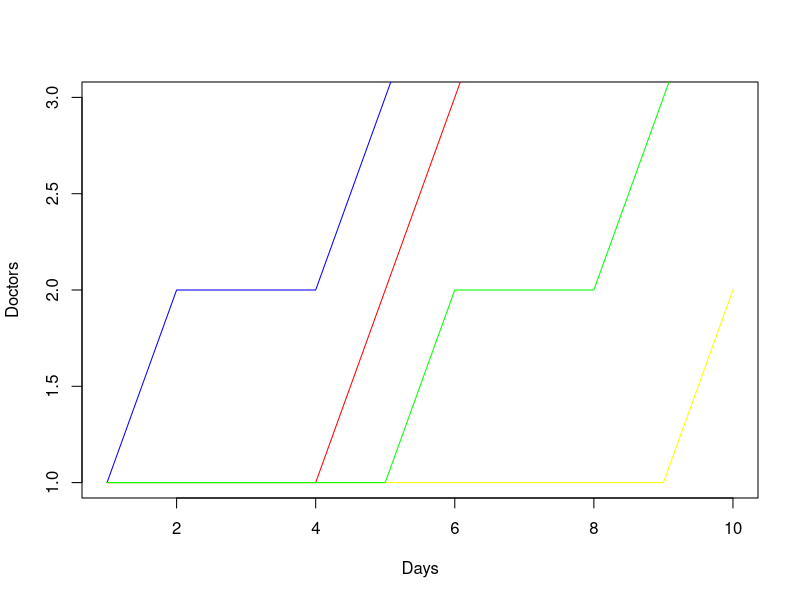

This figure's R source:
# Homework 6
# Stat 133, Lec 2, Spring 2015
# Due : Friday March 20th by 5 pm

# Review the slides on simulations for this assignment.

# Consider the following model on use of a new drug:
# We have a population of doctors, population size : <n.doctors>
# Every doctor has either adopted the use of a new drug, or not (0/1 status)
# Now write a function that runs a simulation for a period of :
# <n.days> where
# - every day exactly two _random_ doctors meet
# - if one has adopted but the other one has not then the
#   holdout adopts the use of the drug with probability p
# Return a matrix that shows for each day which doctors have adopted
# the use of the drug.

# Input varibles are
# <n.days> : the number of days the simulation should be run for
# <n.doctors> : total number of doctors 
# <initial.doctors> : a 0/1 vector of length <n.doctors>, 1 for adopters
# <p> : the probability that the non-adopter adopts the drug.

# Ouput variable
# <has_adopted> : matrix with <n.doctors> rows and <n.days> columns
#                 i.e. one row for each doctor
#                 the entries are 0 for days where the doctor is a
#                 non-adopter, else 1 (so once a row turns to 1 it stays as 1).

sim.doctors <- function(initial.doctors, n.doctors, n.days, p){
  x <- matrix(nrow = n.doctors, ncol = n.days)
  x[,1] <- initial.doctors
  for(i in 1:(n.days-1)){
    first <- sample(1:n.doctors, 1)
    second <- sample(1:n.doctors, 1)
    n.rv <- x[,i]
    while(first == second){
        second <- sample(1:n.doctors, 1)
      }
      y<-c(x[first,i], x[second,i])
      if(y[1]== 1 && y[2] == 0){
        p <- p*100
        z <- sample(1:100, 1)
        if (p >= z){
          n.rv[second] <- 1
        }
      }
      if(y[1]== 0 && y[2] == 1){
        p <- p*100
        z <- sample(1:100, 1)
        if (p >= z){
          n.rv[first] <- 1
        }
      }
    x[,i+1] <- n.rv
    }
  return(x)
}

matrixer<- function(m){
  number <- numeric(0)
  for(j in 1:ncol(m)){
    number <- append(number, sum(m[,j]==1))
  }
  return(number)
}

counter <- function(m){
  counts <- numeric(0)
  for(k in 1:length(m)){
    counts <- append(counts, k)
  }
  return(counts)
}
# When you test your function you have to generate <initial.doctors> and
# pick values for the other input parameters.

set.seed(42)
initial.doctors<-c(0,0,0,0,0,0,0,0,0,1)
results1 <- matrixer(sim.doctors(initial.doctors, 10, 10, .1))
results2 <- matrixer(sim.doctors(initial.doctors, 10, 10, .3))
results3 <- matrixer(sim.doctors(initial.doctors, 10, 10, .5))
results4 <- matrixer(sim.doctors(initial.doctors, 10, 10, .7))
results5 <- matrixer(sim.doctors(initial.doctors, 10, 10, .9))

# Generate a value for <initial.doctors> that has 10% 1s and 90% 0s.
# Run your function for at least 5 different values of <p> and plot
# on x-axis: days,
# on y-axis : the number of doctors that have already adopted the drug, on that day
# Put all 5 lines in one figure (e.g. use first plot() then lines() for the subsequent lines)
plot(x= counter(initial.doctors), y = results1, xlab = "Days", ylab = "Doctors", type = "n")
lines(x= counter(initial.doctors), y = results2, col = "red")
lines(x= counter(initial.doctors), y = results3, col = "blue")
lines(x= counter(initial.doctors), y = results4, col = "yellow")
lines(x= counter(initial.doctors), y = results5, col = "green")
